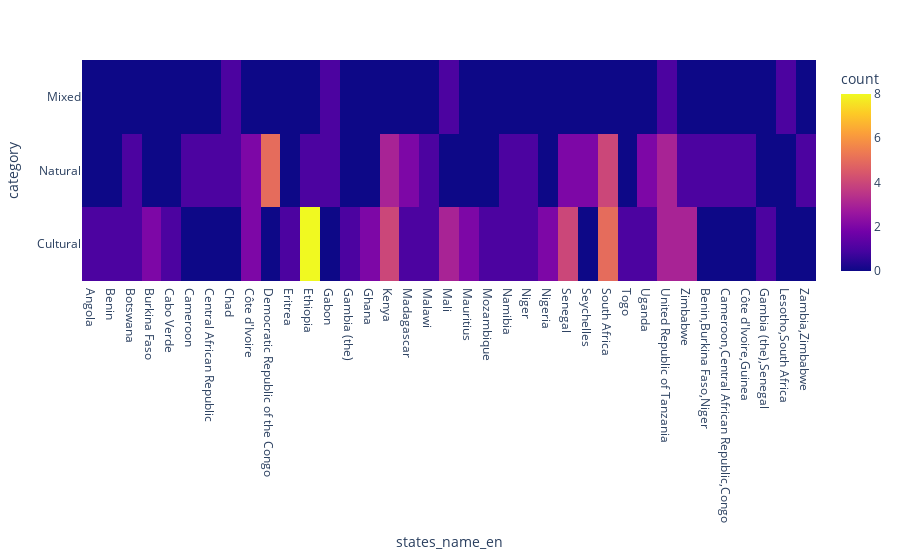

The code cell stored with this chart in its notebook:
### Code cell
# create the density heatmap chart
fig = px.density_heatmap(data_df_transformed, x="states_name_en", y="category")

# display the chart
fig.show()

### Figure 1 — Plotly figure (JSON) as saved in the notebook; plotly's stock layout.template omitted (floating-point values rounded to 4 significant figures)
{"data": [{"coloraxis": "coloraxis", "hovertemplate": "states_name_en=%{x}<br>category=%{y}<br>count=%{z}<extra></extra>", "name": "", "type": "histogram2d", "x": ["Angola", "Benin", "Botswana", "Botswana", "Burkina Faso", "Burkina Faso", "Cabo Verde", "Cameroon", "Central African Republic", "Chad", "Chad", "Côte d'Ivoire", "Côte d'Ivoire", "Côte d'Ivoire", "Côte d'Ivoire", "Democratic Republic of the Congo", "Democratic Republic of the Congo", "Democratic Republic of the Congo", "Democratic Republic of the Congo", "Democratic Republic of the Congo", "Eritrea", "Ethiopia", "Ethiopia", "Ethiopia", "Ethiopia", "Ethiopia", "Ethiopia", "Ethiopia", "Ethiopia", "Ethiopia", "Gabon", "Gabon", "Gambia (the)", "Ghana", "Ghana", "Kenya", "Kenya", "Kenya", "Kenya", "Kenya", "Kenya", "Kenya", "Madagascar", "Madagascar", "Madagascar", "Malawi", "Malawi", "Mali", "Mali", "Mali", "Mali", "Mauritius", "Mauritius", "Mozambique", "Namibia", "Namibia", "Niger", "Niger", "Nigeria", "Nigeria", "Senegal", "Senegal", "Senegal", "Senegal", "Senegal", "Senegal", "Seychelles", "Seychelles", "South Africa", "South Africa", "South Africa", "South Africa", "South Africa", "South Africa", "South Africa", "South Africa", "South Africa", "Togo", "Uganda", "Uganda", "Uganda", "United Republic of Tanzania", "United Republic of Tanzania", "United Republic of Tanzania", "United Republic of Tanzania", "United Republic of Tanzania", "United Republic of Tanzania", "United Republic of Tanzania", "Zimbabwe", "Zimbabwe", "Zimbabwe", "Zimbabwe", "Benin,Burkina Faso,Niger", "Cameroon,Central African Republic,Congo", "Côte d'Ivoire,Guinea", "Gambia (the),Senegal", "Lesotho,South Africa", "Zambia,Zimbabwe"], "xaxis": "x", "xbingroup": "x", "y": ["Cultural", "Cultural", "Cultural", "Natural", "Cultural", "Cultural", "Cultural", "Natural", "Natural", "Natural", "Mixed", "Natural", "Natural", "Cultural", "Cultural", "Natural", "Natural", "Natural", "Natural", "Natural", "Cultural", "Natural", "Cultural", "Cultural", "Cultural", "Cultural", "Cultural", "Cultural", "Cultural", "Cultural", "Mixed", "Natural", "Cultural", "Cultural", "Cultural", "Natural", "Natural", "Cultural", "Natural", "Cultural", "Cultural", "Cultural", "Natural", "Cultural", "Natural", "Natural", "Cultural", "Cultural", "Cultural", "Mixed", "Cultural", "Cultural", "Cultural", "Cultural", "Cultural", "Natural", "Natural", "Cultural", "Cultural", "Cultural", "Natural", "Cultural", "Natural", "Cultural", "Cultural", "Cultural", "Natural", "Natural", "Natural", "Cultural", "Cultural", "Natural", "Cultural", "Natural", "Cultural", "Cultural", "Natural", "Cultural", "Natural", "Natural", "Cultural", "Mixed", "Cultural", "Natural", "Cultural", "Natural", "Natural", "Cultural", "Natural", "Cultural", "Cultural", "Cultural", "Natural", "Natural", "Natural", "Cultural", "Mixed", "Natural"], "yaxis": "y", "ybingroup": "y"}], "layout": {"coloraxis": {"colorbar": {"title": {"text": "count"}}, "colorscale": [[0, "#0d0887"], [0.1111, "#46039f"], [0.2222, "#7201a8"], [0.3333, "#9c179e"], [0.4444, "#bd3786"], [0.5556, "#d8576b"], [0.6667, "#ed7953"], [0.7778, "#fb9f3a"], [0.8889, "#fdca26"], [1, "#f0f921"]]}, "legend": {"tracegroupgap": 0}, "margin": {"t": 60}, "xaxis": {"anchor": "y", "domain": [0, 1], "title": {"text": "states_name_en"}}, "yaxis": {"anchor": "x", "domain": [0, 1], "title": {"text": "category"}}}}
